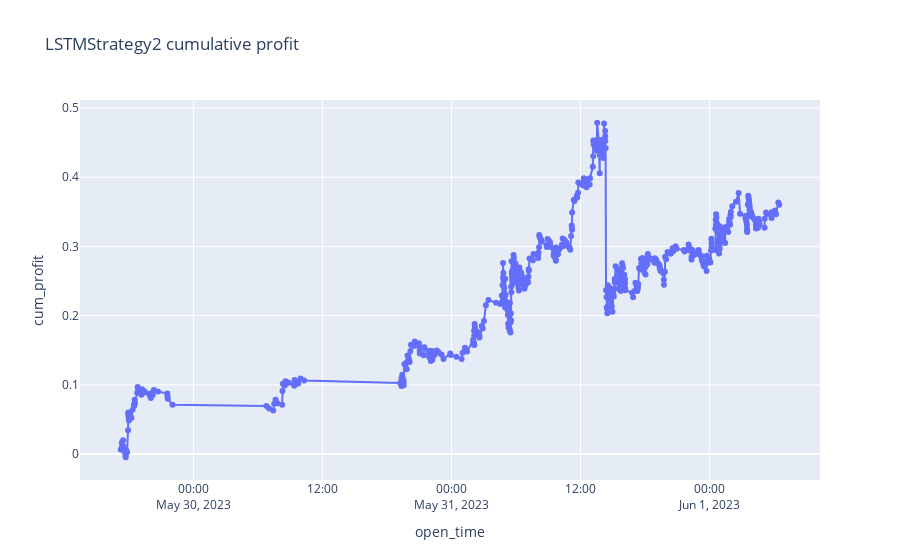

Notebook code cell kept with this figure:
### Markdown cell above
## Profit

### Code cell
import matplotlib.pyplot as plt
import plotly.express as px
import seaborn as sns
sns.set_theme()
#paper, notebook, talk, poster

import plotly.graph_objs as go
import plotly.io as pio
from plotly.subplots import make_subplots
pio.renderers.default = "plotly_mimetype+notebook"
import plotly.graph_objects as go

    
plot_figsize=(10,5)


def plot_profits_plotly(trades):
    """ Plot profit charts using plotly"""
    px.line(trades, x="open_time", y="profit", title="Profit").update_traces(mode='lines+markers').show()
    px.line(trades, x="open_time", y="cum_profit", title=f"{strategy} cumulative profit").update_traces(mode='lines+markers').show()

def plot_profits_sns(trades):
    """ Plot profit charts using sns"""
    plt.figure(figsize=plot_figsize)
    sns.set_style("darkgrid")
    sns.lineplot(data=trades, x="open_time", y="profit").set_title(f"{strategy} profit")
    plt.show()

    #sns.set_palette("deep")
    sns.set_style("whitegrid")
    plt.figure(figsize=plot_figsize)
    sns.lineplot(data=trades, x="open_time", y="cum_profit").set_title( f"{strategy} cumulative profit")
    plt.show()
    
    # Cumulative profit w/o outliers
    profit=trades[["open_time","profit"]].set_index("open_time")
    q_low = profit["profit"].quantile(0.1)
    q_hi  = profit["profit"].quantile(0.9)
    profit_filtered = profit[(profit["profit"] < q_hi) & (profit["profit"] > q_low)]
    cumsum_filtered = profit_filtered.cumsum()
    plt.figure(figsize=plot_figsize)
    sns.set_style("darkgrid")
    sns.lineplot(data=cumsum_filtered).set_title(f"{strategy} profit w/o outliers")
    plt.show()

def plot_profits_plt(trades):
    """ Plot profits using matplotlib """
    plt.figure(figsize=(10,5))
    sns.set_style("whitegrid")
    plt.plot("open_time", "profit", data=trades)
    plt.title(f"{strategy} profit")
    plt.show()
    
    sns.set_style("darkgrid")
    plt.figure(figsize=(10,5))
    plt.plot("open_time", "cum_profit", data=trades)
    plt.title(f"{strategy} cumulative profit")
    plt.show()

plot_profits_plotly(trades)
#plot_profits_sns(trades[:-1:])
plot_profits_plt(trades)

### Figure 1 — Plotly figure (JSON) as saved in the notebook; plotly's stock layout.template omitted (floating-point values rounded to 4 significant figures; data arrays with more than 128 entries replaced by an {"elided": "..."} marker saying what was removed)
{"data": [{"hovertemplate": "open_time=%{x}<br>cum_profit=%{y}<extra></extra>", "legendgroup": "", "line": {"color": "#636efa", "dash": "solid"}, "marker": {"symbol": "circle"}, "mode": "lines+markers", "name": "", "orientation": "v", "showlegend": false, "type": "scatter", "x": {"elided": "539 str values"}, "xaxis": "x", "y": {"elided": "539 float values"}, "yaxis": "y"}], "layout": {"legend": {"tracegroupgap": 0}, "title": {"text": "LSTMStrategy2 cumulative profit"}, "xaxis": {"anchor": "y", "domain": [0, 1], "title": {"text": "open_time"}}, "yaxis": {"anchor": "x", "domain": [0, 1], "title": {"text": "cum_profit"}}}}
